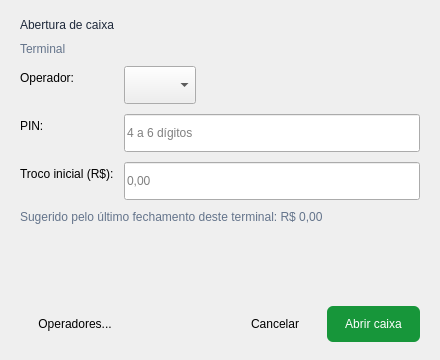
<?xml version="1.0" encoding="UTF-8"?>
<ui version="4.0">
 <class>AberturaCaixa</class>
 <widget class="QDialog" name="AberturaCaixa">
  <property name="geometry">
   <rect>
    <x>0</x>
    <y>0</y>
    <width>440</width>
    <height>360</height>
   </rect>
  </property>
  <property name="windowTitle">
   <string>Abrir caixa</string>
  </property>
  <property name="styleSheet">
   <string notr="true">QLabel#Lbl_Titulo { font: 700 14pt &quot;Ubuntu&quot;; color: rgb(30, 41, 59); }
QLabel#Lbl_Terminal, QLabel#Lbl_Sugerido { color: rgb(100, 116, 139); }
QLineEdit, QComboBox { min-height: 32px; font: 11pt &quot;Segoe UI&quot;; }
QPushButton { min-height: 36px; padding: 0 18px; font: 600 10pt &quot;Segoe UI&quot;; border-radius: 6px; }
QPushButton#Btn_Abrir { background-color: rgb(23, 150, 58); color: white; }
QPushButton#Btn_Abrir:hover { background-color: rgb(16, 122, 46); }
QPushButton#Btn_Abrir:disabled { background-color: rgb(190, 200, 212); }</string>
  </property>
  <layout class="QVBoxLayout" name="verticalLayout">
   <property name="spacing">
    <number>10</number>
   </property>
   <property name="leftMargin">
    <number>20</number>
   </property>
   <property name="topMargin">
    <number>18</number>
   </property>
   <property name="rightMargin">
    <number>20</number>
   </property>
   <property name="bottomMargin">
    <number>18</number>
   </property>
   <item>
    <widget class="QLabel" name="Lbl_Titulo">
     <property name="text">
      <string>Abertura de caixa</string>
     </property>
    </widget>
   </item>
   <item>
    <widget class="QLabel" name="Lbl_Terminal">
     <property name="text">
      <string>Terminal</string>
     </property>
    </widget>
   </item>
   <item>
    <layout class="QFormLayout" name="formLayout">
     <property name="fieldGrowthPolicy">
      <enum>QFormLayout::FieldGrowthPolicy::ExpandingFieldsGrow</enum>
     </property>
     <item row="0" column="0">
      <widget class="QLabel" name="label">
       <property name="text">
        <string>Operador:</string>
       </property>
      </widget>
     </item>
     <item row="0" column="1">
      <widget class="QComboBox" name="CBox_Operador"/>
     </item>
     <item row="1" column="0">
      <widget class="QLabel" name="label_2">
       <property name="text">
        <string>PIN:</string>
       </property>
      </widget>
     </item>
     <item row="1" column="1">
      <widget class="QLineEdit" name="Ledit_Pin">
       <property name="maxLength">
        <number>6</number>
       </property>
       <property name="echoMode">
        <enum>QLineEdit::EchoMode::Password</enum>
       </property>
       <property name="placeholderText">
        <string>4 a 6 dígitos</string>
       </property>
      </widget>
     </item>
     <item row="2" column="0">
      <widget class="QLabel" name="label_3">
       <property name="text">
        <string>Troco inicial (R$):</string>
       </property>
      </widget>
     </item>
     <item row="2" column="1">
      <widget class="QLineEdit" name="Ledit_Troco">
       <property name="placeholderText">
        <string>0,00</string>
       </property>
      </widget>
     </item>
    </layout>
   </item>
   <item>
    <widget class="QLabel" name="Lbl_Sugerido">
     <property name="text">
      <string>Sugerido pelo último fechamento deste terminal: R$ 0,00</string>
     </property>
     <property name="wordWrap">
      <bool>true</bool>
     </property>
    </widget>
   </item>
   <item>
    <spacer name="verticalSpacer">
     <property name="orientation">
      <enum>Qt::Orientation::Vertical</enum>
     </property>
     <property name="sizeHint" stdset="0">
      <size>
       <width>20</width>
       <height>10</height>
      </size>
     </property>
    </spacer>
   </item>
   <item>
    <layout class="QHBoxLayout" name="horizontalLayout">
     <item>
      <widget class="QPushButton" name="Btn_Operadores">
       <property name="text">
        <string>Operadores...</string>
       </property>
       <property name="flat">
        <bool>true</bool>
       </property>
      </widget>
     </item>
     <item>
      <spacer name="horizontalSpacer">
       <property name="orientation">
        <enum>Qt::Orientation::Horizontal</enum>
       </property>
       <property name="sizeHint" stdset="0">
        <size>
         <width>40</width>
         <height>20</height>
        </size>
       </property>
      </spacer>
     </item>
     <item>
      <widget class="QPushButton" name="Btn_Cancelar">
       <property name="text">
        <string>Cancelar</string>
       </property>
      </widget>
     </item>
     <item>
      <widget class="QPushButton" name="Btn_Abrir">
       <property name="text">
        <string>Abrir caixa</string>
       </property>
       <property name="default">
        <bool>true</bool>
       </property>
      </widget>
     </item>
    </layout>
   </item>
  </layout>
 </widget>
 <resources/>
 <connections/>
</ui>
